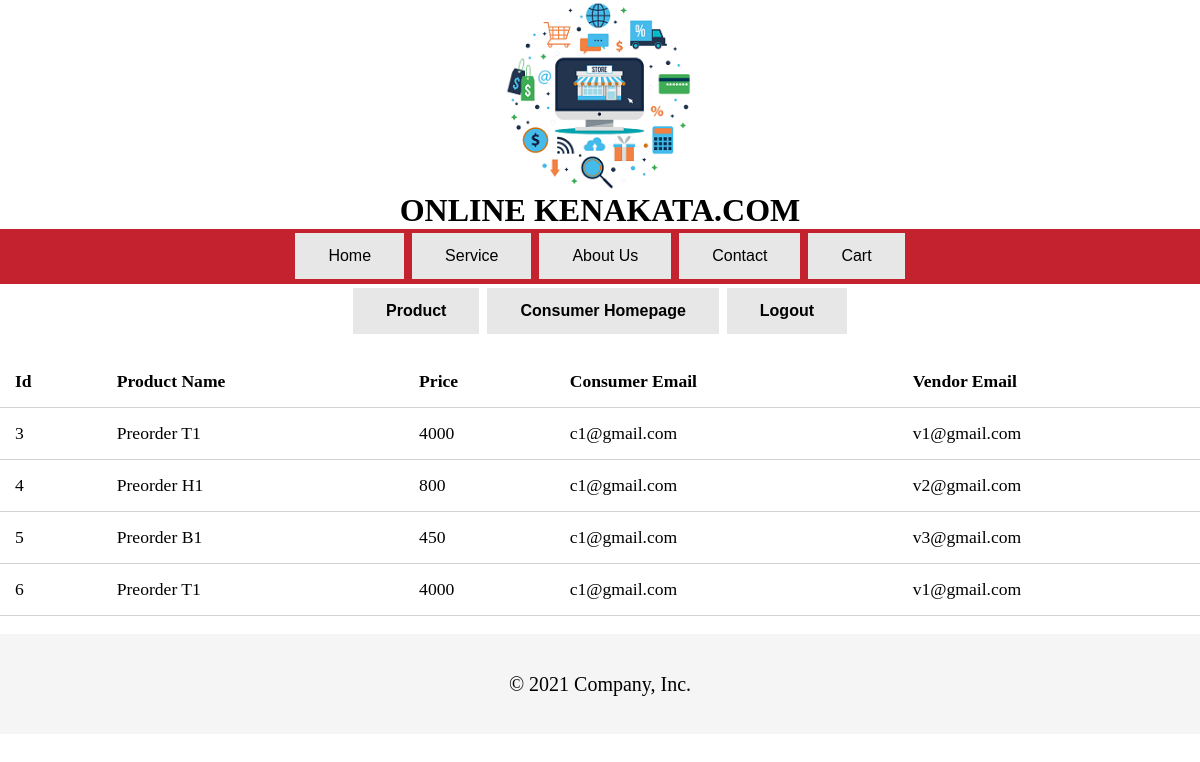
/index/consumer_preorder_orders.php (signed in), run on the app's committed database.
### tables this page shows
CREATE TABLE `preorder_list` (
  `id` int(11) NOT NULL,
  `product_name` varchar(20) NOT NULL,
  `price` int(6) NOT NULL,
  `consumer_email` varchar(30) NOT NULL,
  `vendor_email` varchar(30) NOT NULL
);

### index/consumer_preorder_orders.php (the view, shortened to what this page needs)
<!Doctype html>
<html>
<head>
</head>
<body>
<?php include("static_header.php")
    ?>
               <center>
          <button onclick="location.href='consumer_product.php'"class="button"><b>Product</b></button>
          <button onclick="location.href='consumer_home.php'"class="button"><b>Consumer Homepage</b></button>
          <a href="logout.php">  <button class="button"><b>Logout</b></button> </a>
                    <br>
          </center>
    <div class="container">
        <div class="row">
            <div class="col-10">
                <div >
                    <div >
                        <br>
          <table>
            <thead>
              <th>Id</th>
              <th>Product Name</th>
              <th>Price</th>
              <th>Consumer Email</th>
              <th>Vendor Email</th>
            </thead>
            <?php
              $email = $_SESSION['email'];
              $host = "localhost";
              $user = "wt_projectuser";
              $pass = "123";
              $db = "wt_project";
              $conn1 = new mysqli($host, $user, $pass, $db);
              if($conn1->connect_error) {
                echo "Database Connection Failed!";
                echo "<br>";
                echo $conn1->connect_error;
              }
              else {
                $sql = "SELECT * FROM preorder_list WHERE consumer_email='".$email."'";
                $res1 = $conn1 -> query($sql);
                if($res1->num_rows > 0) {
                  while($row = $res1->fetch_assoc()) {
                  ?>
                    <tbody>
                          <tr>
                            <td><?php echo $row['id']; ?></td>
                            <td><?php echo $row['product_name']; ?></td>
                            <td><?php echo $row['price']; ?></td>
                            <td><?php echo $row['consumer_email']; ?></td>
                            <td><?php echo $row['vendor_email']; ?></td>
                          </tr>
                    </tbody>
    <?php
    }
  }
		}
    ?>
          </table>
                </div>
            </div>
        </div>
        <?php include('static_footer.php')
        ?>
    </div>
</body>
</html>

### index/stylesheet/head_style.css (style rules this page uses)
* { margin:0px; padding: 0px; }
body { margin:0px; padding: 0px; }
.button { background-color: #e7e7e7; border: none; color: black; padding: 14px 33px; text-align: center; text-decoration: none; display: inline-block; font-size: 16px; margin: 4px 2px; cursor: pointer; }

### index/consumer_preorder_orders.php (style rules this page uses)
table { width: 100%; border-collapse: collapse; font-size: 1.1rem; }
th, td { padding: 15px; text-align: left; border-bottom: 1px solid #d3d3d3; }

### data on the page
preorder_list: id "3", product_name "Preorder T1", price "4000", consumer_email "c1@gmail.com", vendor_email "v1@gmail.com"
preorder_list: id "4", product_name "Preorder H1", price "800", consumer_email "c1@gmail.com", vendor_email "v2@gmail.com"
preorder_list: id "5", product_name "Preorder B1", price "450", consumer_email "c1@gmail.com", vendor_email "v3@gmail.com"
preorder_list: id "6", product_name "Preorder T1", price "4000", consumer_email "c1@gmail.com", vendor_email "v1@gmail.com"
